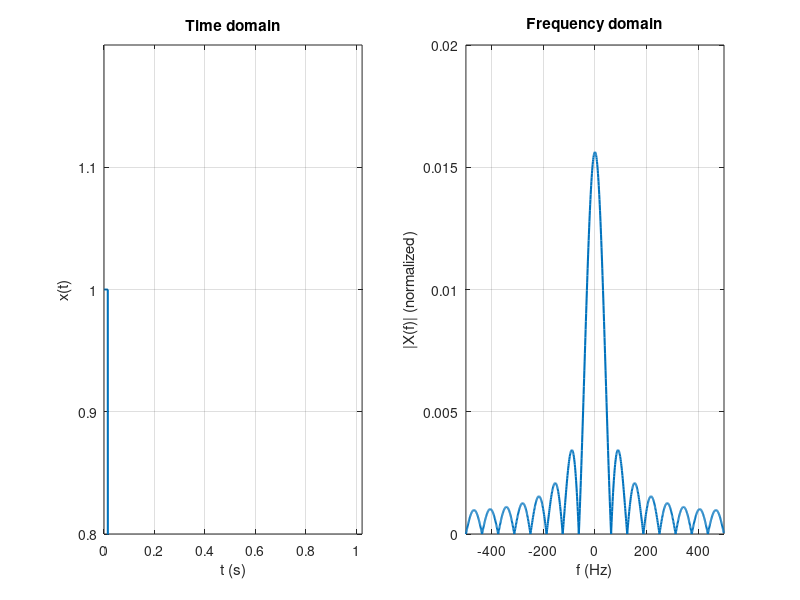

The MATLAB script that drew this image:
% DC signal and its FFT (discrete-time demo)
clear; close all; clc

% Parameters
fs = 1000;              % sampling rate [Hz]
N  = 1024;              % number of samples (power of 2 is convenient)
A  = 1;                 % DC amplitude

% Time signal: constant (DC)
t  = (0:N-1)/fs;
x = zeros(1,N);
powtwo = 2 ^ 6;
x(1 : N / powtwo)  = A * ones(1,N / powtwo);

% FFT
X   = fft(x);                   % raw FFT
Xn  = X / N;                    % normalized so DC magnitude = A
f   = (-N/2:N/2-1)*(fs/N);      % frequency axis (Hz)
mag = abs(fftshift(Xn));        % magnitude spectrum (normalized)


% Plot
figure('Name','DC signal and FFT');
subplot(1,2,1);
plot(t, x, 'LineWidth', 1.5);
xlabel('t (s)'); ylabel('x(t)'); title('Time domain');
grid on; xlim([t(1) t(end)]); ylim([A-0.2 A+0.2]);

subplot(1,2,2);
%stem(f, mag, 'filled'); hold on; grid on;
plot(f , mag , 'LineWidth',1.5); hold on; grid on;
xlabel('f (Hz)'); ylabel('|X(f)| (normalized)');
title('Frequency domain');
xlim([-fs/2 fs/2]);
